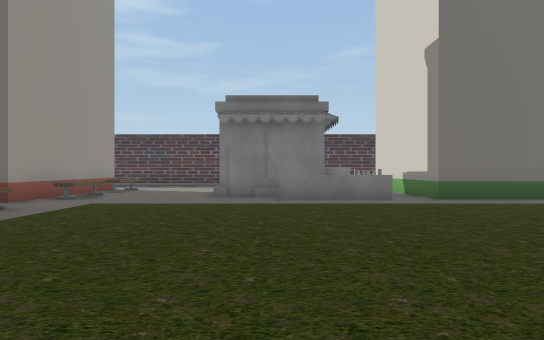
[1] (above)

24 first-person views from a walk through a scene from a Unity 3-D project. The camera is 1.3 m above the floor, looks level and sees 70° across. The floor is counted in squares, 2 m on a side. Each view is taken from the middle of a square. On the plan, view 1 faces up. The plan holds only what a view shows up to about 11 squares ahead; the rest is blank. The place goes on beyond the plan. The player character is not drawn. Some surface patterns are stand-ins.

[2]
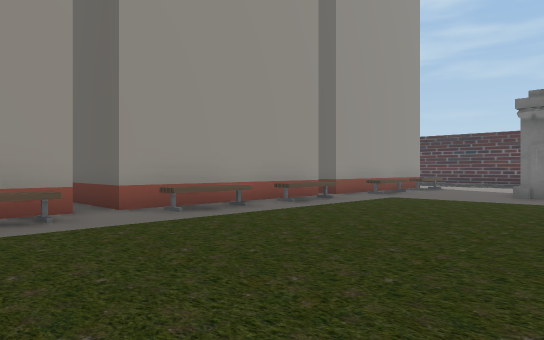

[3]
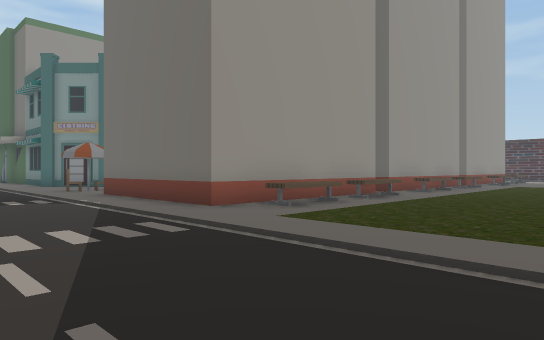

[4]
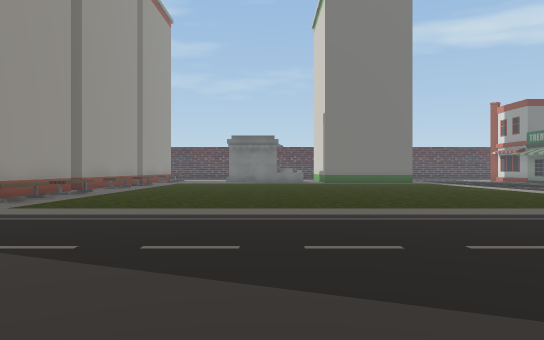

[5]
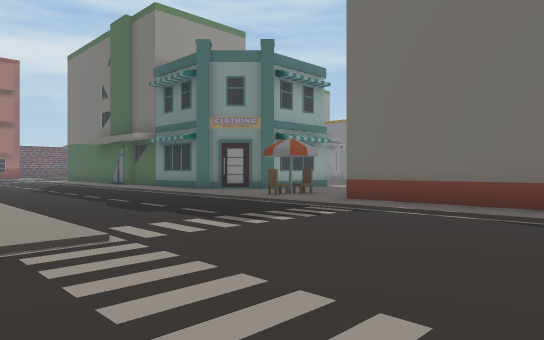

[6]
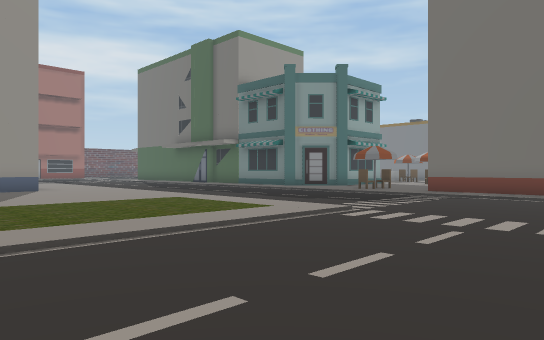

[7]
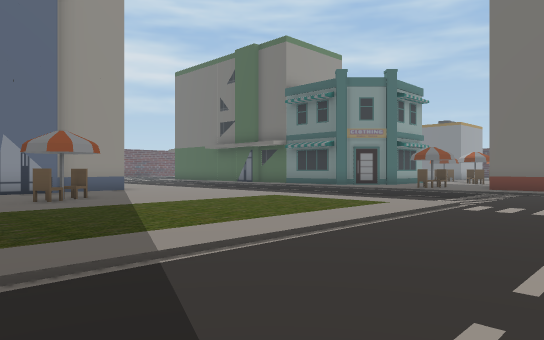

[8]
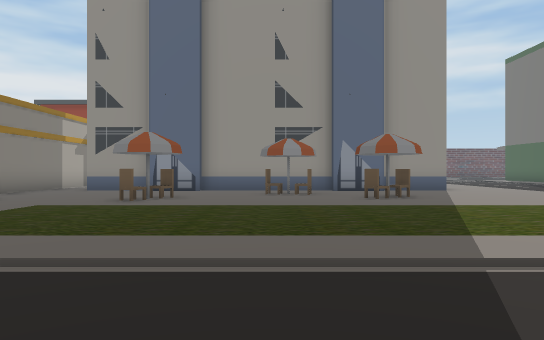

[9]
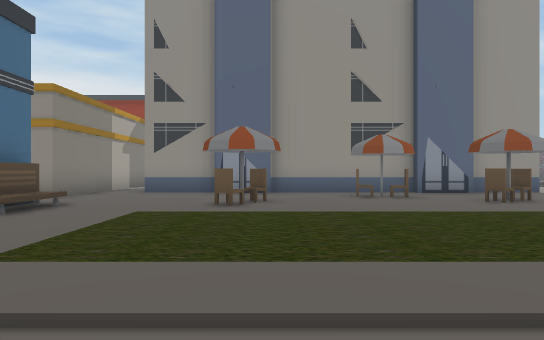

[10]
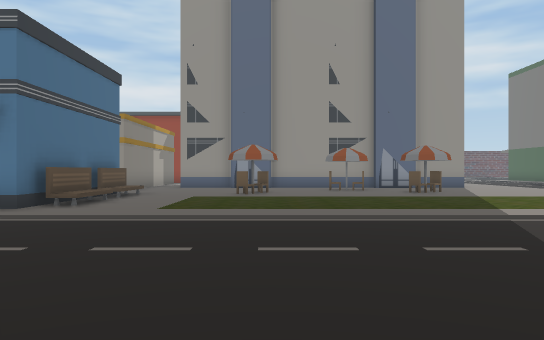

[11]
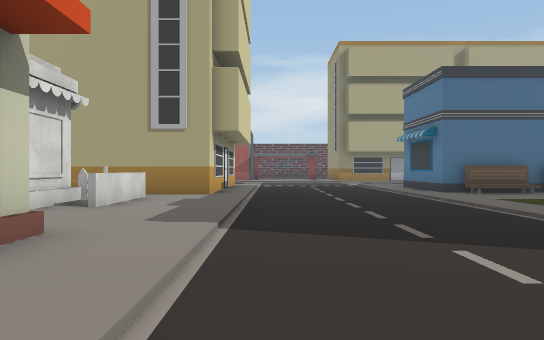

[12]
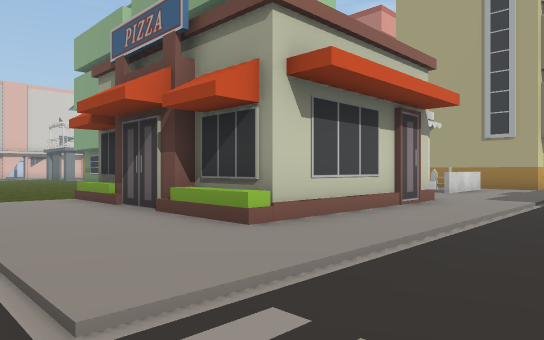

[13]
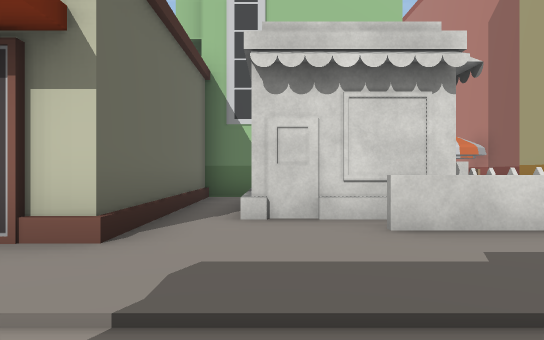

[14]
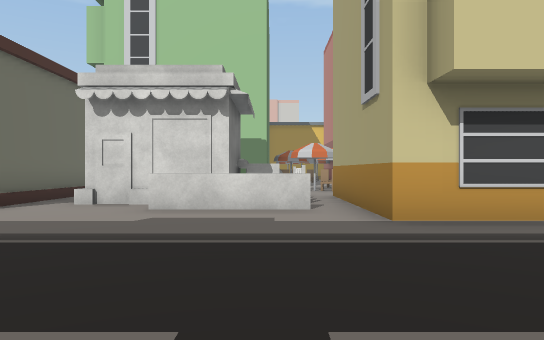

[15]
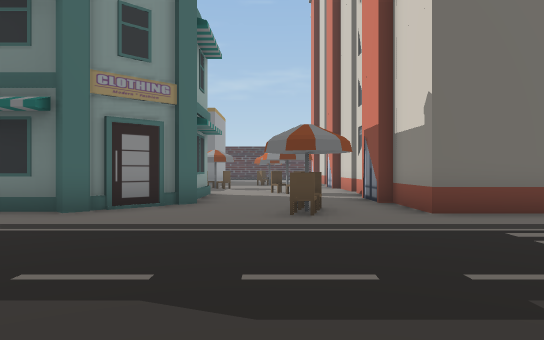

[16]
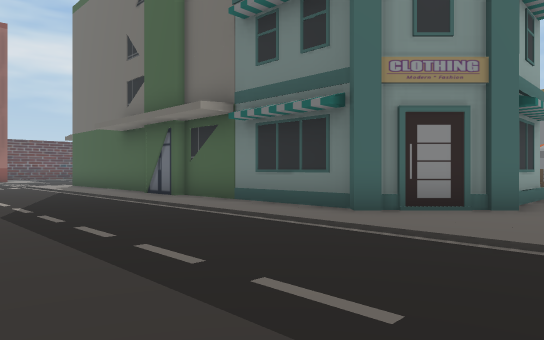

[17]
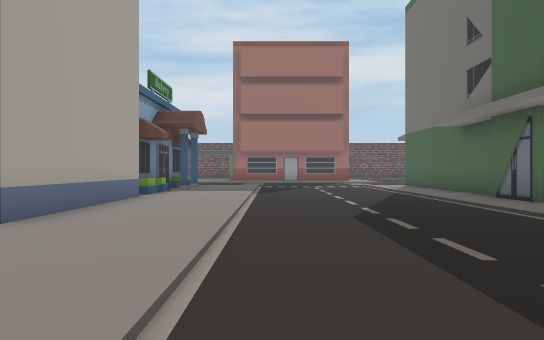

[18]
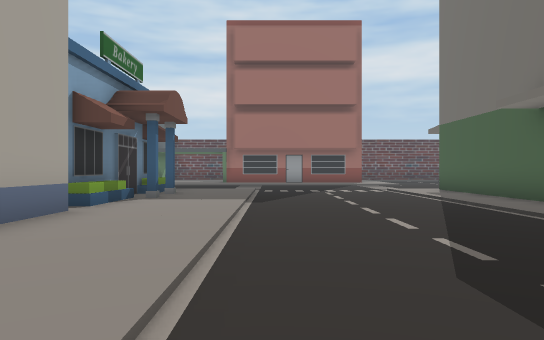

[19]
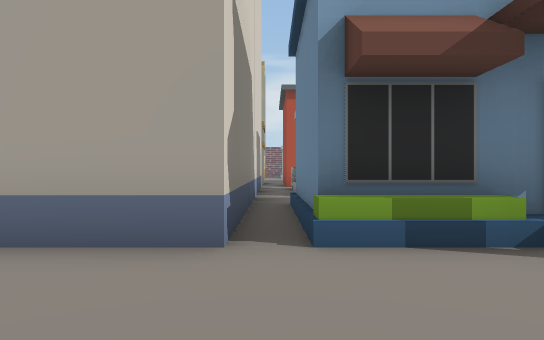

[20]
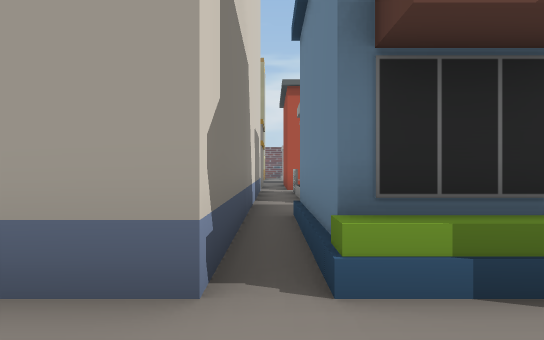

[21]
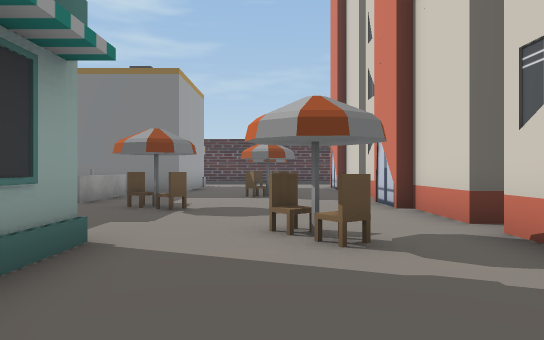

[22]
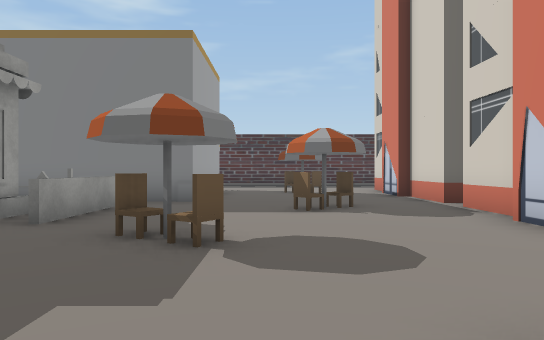

[23]
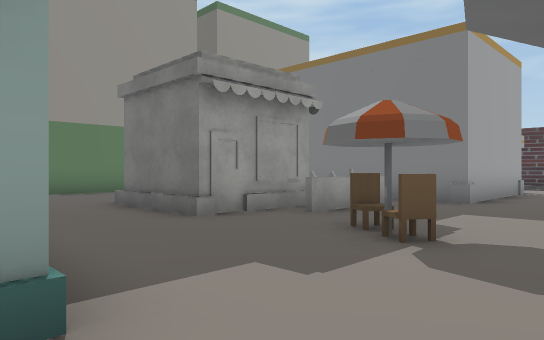

[24]
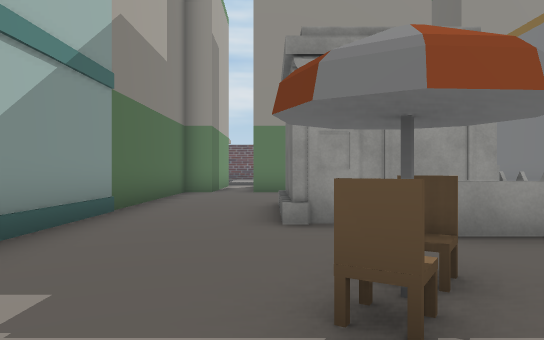

### Floor plan
Key: @ floor where view 1 was taken; # wall or solid block; . main floor; : floor 0.75 m higher than the main floor; / step, stairs or slope; B building; E bench; C chair; O other object.
Columns run from 27 left of view 1 to 7 right of it. Each row starts with its distance up from view 1.
 11             #..C B    O...     B
 10             #....B    E...    OB
  9             #.....B   E.....  OBBB
  8       #######.....B  B......OO....
  7         OOOO...C..B  B...........
  6           #O......B   E.........
  5           #O.....B    E.........
  4    B...   #..C...B   B.........
  3    B..............B   E.......
  2     ..............B BB........
  1     ...........C..B  B.......
  0      BBBBBBB B..C.    E....@.......
 -1              B...B    E............
 -2              B...B    E............
 -3             BB..C.B   E............
 -4 BBBBBBBBBBBBB.....BBBB............
 -5 .................................
 -6 .................................
 -7 ................................
 -8 ...............................
 -9 ...............................
-10 ..............................
-11 ..................................
-12 B ./B.BBBB...............BBB:/....
-13  BBBB.B  B...............B  BB
-14     B.B   B.C............B
-15     B.B   B..C...........B
-16      .B  B..............BBBBBBB
-17      .B  B.C..................BB
-18      .B  B................#   B
-19      .B   B..C............#   B
-20      .B   B..C...........O### B
-21     O.B  B...............O OO
-22          B................B...C
-23          .....E#E#......BBBBB   O
-24          BBB.#   #......B     BBBOB

Where each view was taken, in squares from view 1:
view 1: 0 up, 0 right, facing up
view 2: 1 down, 1 right, facing up-left
view 3: 8 down, 0 right, facing up-left
view 4: 11 down, 1 right, facing up
view 5: 11 down, 5 left, facing up-left
view 6: 15 down, 5 left, facing up-left
view 7: 17 down, 6 left, facing up-left
view 8: 17 down, 6 left, facing left
view 9: 19 down, 7 left, facing left
view 10: 19 down, 3 left, facing left
view 11: 13 down, 5 left, facing down
view 12: 9 down, 6 left, facing down-right
view 13: 18 down, 6 left, facing right
view 14: 21 down, 8 left, facing right
view 15: 10 down, 12 left, facing up
view 16: 9 down, 12 left, facing up-left
view 17: 9 down, 13 left, facing left
view 18: 9 down, 16 left, facing left
view 19: 9 down, 22 left, facing down
view 20: 10 down, 22 left, facing down
view 21: 3 down, 12 left, facing up
view 22: 0 up, 13 left, facing up
view 23: 0 up, 12 left, facing up-left
view 24: 3 up, 12 left, facing left
